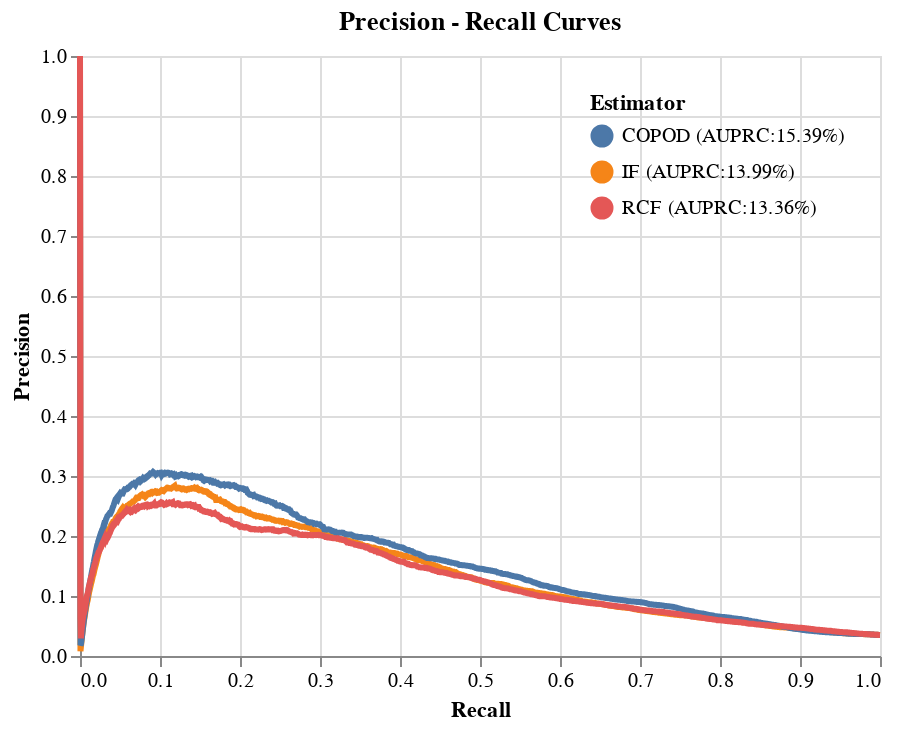

This figure's notebook cell:
### Code cell
source = np.c_[
    x,
    interp1d(pr_curves[1], pr_curves[0])(x),
    interp1d(pr_curves[4], pr_curves[3])(x),
    interp1d(pr_curves[7], pr_curves[6])(x),
]
columns = [
    f"{model_names[0]} (AUPRC:{auprcs[0]:0.2%})",
    f"{model_names[1]} (AUPRC:{auprcs[1]:0.2%})",
    f"{model_names[2]} (AUPRC:{auprcs[2]:0.2%})",
]
source = pd.DataFrame(source, columns=["x"] + columns)
source = pd.melt(source, id_vars=["x"], value_vars=columns)

highlight = alt.selection(
    type="single", on="mouseover", fields=["variable"], nearest=True
)
base = alt.Chart(source).encode(
    x=alt.X("x:Q", title="Recall"),
    y=alt.Y("value:Q", title="Precision", scale=alt.Scale(domain=[0.0, 1.0])),
    color=alt.Color(
        "variable:N", legend=alt.Legend(title="Estimator", orient="top-right")
    ),
)
points = (
    base.mark_circle()
    .encode(opacity=alt.value(0))
    .add_selection(highlight)
    .properties()
)
lines = base.mark_line().encode(
    size=alt.condition(~highlight, alt.value(1.5), alt.value(3))
)
(points + lines).properties(title="Precision - Recall Curves")

### Figure 1 — Vega-Lite specification as saved in the notebook (floating-point values rounded to 4 significant figures; data arrays with more than 128 entries replaced by an {"elided": "..."} marker saying what was removed)
{"config": {"view": {"continuousWidth": 400, "continuousHeight": 300}}, "layer": [{"mark": "circle", "encoding": {"color": {"field": "variable", "legend": {"orient": "top-right", "title": "Estimator"}, "type": "nominal"}, "opacity": {"value": 0}, "x": {"field": "x", "title": "Recall", "type": "quantitative"}, "y": {"field": "value", "scale": {"domain": [0.0, 1.0]}, "title": "Precision", "type": "quantitative"}}, "selection": {"selector004": {"type": "single", "on": "mouseover", "fields": ["variable"], "nearest": true}}}, {"mark": "line", "encoding": {"color": {"field": "variable", "legend": {"orient": "top-right", "title": "Estimator"}, "type": "nominal"}, "size": {"condition": {"value": 1.5, "selection": {"not": "selector004"}}, "value": 3}, "x": {"field": "x", "title": "Recall", "type": "quantitative"}, "y": {"field": "value", "scale": {"domain": [0.0, 1.0]}, "title": "Precision", "type": "quantitative"}}}], "data": {"name": "data-76db12be74e60e1b871cd1ae15588236"}, "title": "Precision - Recall Curves", "$schema": "https://vega.github.io/schema/vega-lite/v4.17.0.json", "datasets": {"data-76db12be74e60e1b871cd1ae15588236": {"elided": "4998 records"}}}
